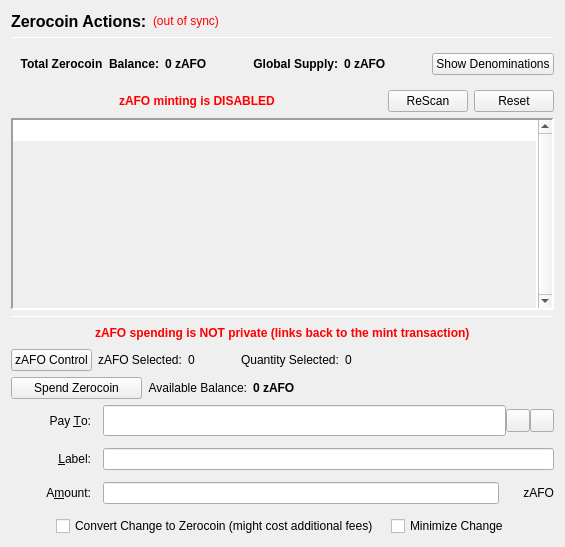
                  <widget class="QFrame" name="verticalFrameLeft">
                   <layout class="QVBoxLayout" name="verticalLayout_2">
                    <item>
                     <layout class="QVBoxLayout" name="verticalLayout_3">
                      <item>
                       <layout class="QHBoxLayout" name="horizontalLayout_3">
                        <item>
                         <widget class="QLabel" name="labelzAFOActions">
                          <property name="font">
                           <font>
                            <pointsize>12</pointsize>
                            <weight>75</weight>
                            <bold>true</bold>
                           </font>
                          </property>
                          <property name="text">
                           <string>Zerocoin Actions:</string>
                          </property>
                          <property name="alignment">
                           <set>Qt::AlignLeading|Qt::AlignLeft|Qt::AlignVCenter</set>
                          </property>
                         </widget>
                        </item>
                        <item>
                         <widget class="QLabel" name="labelzAFOSyncStatus">
                          <property name="toolTip">
                           <string>The displayed information may be out of date. Your wallet automatically synchronizes with the AllForOneBusiness network after a connection is established, but this process has not completed yet.</string>
                          </property>
                          <property name="styleSheet">
                           <string notr="true">QLabel { color: red; }</string>
                          </property>
                          <property name="text">
                           <string notr="true">(out of sync)</string>
                          </property>
                          <property name="alignment">
                           <set>Qt::AlignLeading|Qt::AlignLeft|Qt::AlignVCenter</set>
                          </property>
                         </widget>
                        </item>
                        <item>
                         <spacer name="horizontalSpacer">
                          <property name="orientation">
                           <enum>Qt::Horizontal</enum>
                          </property>
                          <property name="sizeHint" stdset="0">
                           <size>
                            <width>40</width>
                            <height>20</height>
                           </size>
                          </property>
                         </spacer>
                        </item>
                       </layout>
                      </item>
                      <item>
                       <widget class="Line" name="lineUpperLeft">
                        <property name="minimumSize">
                         <size>
                          <width>0</width>
                          <height>1</height>
                         </size>
                        </property>
                        <property name="maximumSize">
                         <size>
                          <width>16777215</width>
                          <height>1</height>
                         </size>
                        </property>
                        <property name="frameShadow">
                         <enum>QFrame::Sunken</enum>
                        </property>
                        <property name="orientation">
                         <enum>Qt::Horizontal</enum>
                        </property>
                       </widget>
                      </item>
                      <item>
                       <widget class="QFrame" name="balanceSupplyFrame">
                        <layout class="QHBoxLayout" name="horizontalLayout_2" stretch="0,0,0,1,0">
                         <property name="rightMargin">
                          <number>0</number>
                         </property>
                         <item>
                          <layout class="QHBoxLayout" name="horizontalLayout_34">
                           <item>
                            <widget class="QLabel" name="labelzAvailableText_3">
                             <property name="font">
                              <font>
                               <weight>75</weight>
                               <bold>true</bold>
                              </font>
                             </property>
                             <property name="toolTip">
                              <string>Total Balance including unconfirmed and immature zAFO</string>
                             </property>
                             <property name="text">
                              <string>Total Zerocoin  Balance:</string>
                             </property>
                             <property name="alignment">
                              <set>Qt::AlignRight|Qt::AlignTrailing|Qt::AlignVCenter</set>
                             </property>
                            </widget>
                           </item>
                           <item>
                            <widget class="QLabel" name="labelzAvailableAmount_4">
                             <property name="minimumSize">
                              <size>
                               <width>40</width>
                               <height>0</height>
                              </size>
                             </property>
                             <property name="font">
                              <font>
                               <weight>75</weight>
                               <bold>true</bold>
                              </font>
                             </property>
                             <property name="toolTip">
                              <string>Total Balance including unconfirmed and immature zAFO</string>
                             </property>
                             <property name="text">
                              <string>0 zAFO</string>
                             </property>
                             <property name="alignment">
                              <set>Qt::AlignLeading|Qt::AlignLeft|Qt::AlignVCenter</set>
                             </property>
                            </widget>
                           </item>
                          </layout>
                         </item>
                         <item>
                          <spacer name="horizontalSpacer_32">
                           <property name="orientation">
                            <enum>Qt::Horizontal</enum>
                           </property>
                           <property name="sizeHint" stdset="0">
                            <size>
                             <width>40</width>
                             <height>20</height>
                            </size>
                           </property>
                          </spacer>
                         </item>
                         <item>
                          <layout class="QHBoxLayout" name="horizontalLayout_35">
                           <item>
                            <widget class="QLabel" name="labelZsupplyText_2">
                             <property name="font">
                              <font>
                               <weight>75</weight>
                               <bold>true</bold>
                              </font>
                             </property>
                             <property name="text">
                              <string>Global Supply:</string>
                             </property>
                             <property name="alignment">
                              <set>Qt::AlignRight|Qt::AlignTrailing|Qt::AlignVCenter</set>
                             </property>
                            </widget>
                           </item>
                           <item>
                            <widget class="QLabel" name="labelZsupplyAmount_2">
                             <property name="font">
                              <font>
                               <weight>75</weight>
                               <bold>true</bold>
                              </font>
                             </property>
                             <property name="text">
                              <string>0 zAFO</string>
                             </property>
                            </widget>
                           </item>
                          </layout>
                         </item>
                         <item>
                          <spacer name="horizontalSpacer_31">
                           <property name="orientation">
                            <enum>Qt::Horizontal</enum>
                           </property>
                           <property name="sizeHint" stdset="0">
                            <size>
                             <width>40</width>
                             <height>20</height>
                            </size>
                           </property>
                          </spacer>
                         </item>
                         <item>
                          <widget class="QPushButton" name="pushButtonShowDenoms">
                           <property name="toolTip">
                            <string>Show zAFO denominations list</string>
                           </property>
                           <property name="text">
                            <string>Show Denominations</string>
                           </property>
                          </widget>
                         </item>
                        </layout>
                       </widget>
                      </item>
                      <item>
                       <layout class="QHBoxLayout" name="horizontalLayout_4">
                        <item>
                         <spacer name="horizontalSpacer_2">
                          <property name="orientation">
                           <enum>Qt::Horizontal</enum>
                          </property>
                          <property name="sizeHint" stdset="0">
                           <size>
                            <width>40</width>
                            <height>20</height>
                           </size>
                          </property>
                         </spacer>
                        </item>
                        <item>
                         <widget class="QLabel" name="label">
                          <property name="styleSheet">
                           <string notr="true">color: red;
font-weight: bold;</string>
                          </property>
                          <property name="text">
                           <string>zAFO minting is DISABLED</string>
                          </property>
                         </widget>
                        </item>
                        <item>
                         <spacer name="horizontalSpacer_3">
                          <property name="orientation">
                           <enum>Qt::Horizontal</enum>
                          </property>
                          <property name="sizeHint" stdset="0">
                           <size>
                            <width>40</width>
                            <height>20</height>
                           </size>
                          </property>
                         </spacer>
                        </item>
                        <item>
                         <widget class="QPushButton" name="pushButtonMintReset">
                          <property name="maximumSize">
                           <size>
                            <width>80</width>
                            <height>16777215</height>
                           </size>
                          </property>
                          <property name="toolTip">
                           <string>Rescan the complete blockchain for  Zerocoin mints and their meta-data.</string>
                          </property>
                          <property name="text">
                           <string>ReScan</string>
                          </property>
                         </widget>
                        </item>
                        <item>
                         <widget class="QPushButton" name="pushButtonSpentReset">
                          <property name="maximumSize">
                           <size>
                            <width>80</width>
                            <height>16777215</height>
                           </size>
                          </property>
                          <property name="toolTip">
                           <string>Reset Zerocoin Wallet DB. Deletes transactions that did not make it into the blockchain.</string>
                          </property>
                          <property name="text">
                           <string>Reset</string>
                          </property>
                         </widget>
                        </item>
                       </layout>
                      </item>
                      <item>
                       <widget class="QPlainTextEdit" name="TEMintStatus">
                        <property name="font">
                         <font>
                          <pointsize>8</pointsize>
                         </font>
                        </property>
                        <property name="toolTip">
                         <string>Status and/or Mesages from the last Mint Action.</string>
                        </property>
                        <property name="frameShape">
                         <enum>QFrame::Panel</enum>
                        </property>
                        <property name="frameShadow">
                         <enum>QFrame::Sunken</enum>
                        </property>
                        <property name="lineWidth">
                         <number>2</number>
                        </property>
                        <property name="midLineWidth">
                         <number>2</number>
                        </property>
                        <property name="verticalScrollBarPolicy">
                         <enum>Qt::ScrollBarAlwaysOn</enum>
                        </property>
                        <property name="horizontalScrollBarPolicy">
                         <enum>Qt::ScrollBarAlwaysOff</enum>
                        </property>
                        <property name="readOnly">
                         <bool>true</bool>
                        </property>
                        <property name="plainText">
                         <string notr="true"/>
                        </property>
                        <property name="backgroundVisible">
                         <bool>true</bool>
                        </property>
                       </widget>
                      </item>
                      <item>
                       <widget class="Line" name="line">
                        <property name="minimumSize">
                         <size>
                          <width>0</width>
                          <height>1</height>
                         </size>
                        </property>
                        <property name="maximumSize">
                         <size>
                          <width>16777215</width>
                          <height>1</height>
                         </size>
                        </property>
                        <property name="orientation">
                         <enum>Qt::Horizontal</enum>
                        </property>
                       </widget>
                      </item>
                      <item>
                       <layout class="QHBoxLayout" name="horizontalLayout_7">
                        <item>
                         <spacer name="horizontalSpacer_18">
                          <property name="orientation">
                           <enum>Qt::Horizontal</enum>
                          </property>
                          <property name="sizeHint" stdset="0">
                           <size>
                            <width>40</width>
                            <height>20</height>
                           </size>
                          </property>
                         </spacer>
                        </item>
                        <item>
                         <widget class="QLabel" name="label_2">
                          <property name="styleSheet">
                           <string notr="true">color: red;
font-weight: bold;</string>
                          </property>
                          <property name="text">
                           <string>zAFO spending is NOT private (links back to the mint transaction)</string>
                          </property>
                         </widget>
                        </item>
                        <item>
                         <spacer name="horizontalSpacer_30">
                          <property name="orientation">
                           <enum>Qt::Horizontal</enum>
                          </property>
                          <property name="sizeHint" stdset="0">
                           <size>
                            <width>40</width>
                            <height>20</height>
                           </size>
                          </property>
                         </spacer>
                        </item>
                       </layout>
                      </item>
                      <item>
                       <layout class="QHBoxLayout" name="horizontalLayout_24">
                        <property name="leftMargin">
                         <number>0</number>
                        </property>
                        <property name="bottomMargin">
                         <number>0</number>
                        </property>
                        <item>
                         <widget class="QPushButton" name="pushButtonZafoControl">
                          <property name="text">
                           <string>zAFO Control</string>
                          </property>
                         </widget>
                        </item>
                        <item>
                         <widget class="QLabel" name="labelZafoSelected">
                          <property name="text">
                           <string>zAFO Selected:</string>
                          </property>
                         </widget>
                        </item>
                        <item>
                         <widget class="QLabel" name="labelZafoSelected_int">
                          <property name="text">
                           <string>0</string>
                          </property>
                         </widget>
                        </item>
                        <item>
                         <spacer name="horizontalSpacer_17">
                          <property name="orientation">
                           <enum>Qt::Horizontal</enum>
                          </property>
                          <property name="sizeType">
                           <enum>QSizePolicy::Fixed</enum>
                          </property>
                          <property name="sizeHint" stdset="0">
                           <size>
                            <width>40</width>
                            <height>20</height>
                           </size>
                          </property>
                         </spacer>
                        </item>
                        <item>
                         <widget class="QLabel" name="labelQuantitySelected">
                          <property name="text">
                           <string>Quantity Selected:</string>
                          </property>
                         </widget>
                        </item>
                        <item>
                         <widget class="QLabel" name="labelQuantitySelected_int">
                          <property name="text">
                           <string>0</string>
                          </property>
                         </widget>
                        </item>
                        <item>
                         <spacer name="horizontalSpacer_19">
                          <property name="orientation">
                           <enum>Qt::Horizontal</enum>
                          </property>
                          <property name="sizeHint" stdset="0">
                           <size>
                            <width>40</width>
                            <height>20</height>
                           </size>
                          </property>
                         </spacer>
                        </item>
                       </layout>
                      </item>
                      <item>
                       <layout class="QHBoxLayout" name="horizontalLayout_6">
                        <item>
                         <widget class="QPushButton" name="pushButtonSpendzAFO">
                          <property name="minimumSize">
                           <size>
                            <width>131</width>
                            <height>0</height>
                           </size>
                          </property>
                          <property name="toolTip">
                           <string>Spend Zerocoin. Without 'Pay To:' address creates payments to yourself.</string>
                          </property>
                          <property name="text">
                           <string>Spend Zerocoin</string>
                          </property>
                         </widget>
                        </item>
                        <item>
                         <widget class="QLabel" name="labelzAFOBalanceText">
                          <property name="toolTip">
                           <string>Available (mature and spendable) zAFO for spending</string>
                          </property>
                          <property name="text">
                           <string>Available Balance:</string>
                          </property>
                          <property name="alignment">
                           <set>Qt::AlignRight|Qt::AlignTrailing|Qt::AlignVCenter</set>
                          </property>
                         </widget>
                        </item>
                        <item>
                         <widget class="QLabel" name="labelzAvailableAmount_2">
                          <property name="font">
                           <font>
                            <weight>75</weight>
                            <bold>true</bold>
                           </font>
                          </property>
                          <property name="toolTip">
                           <string>Available (mature and spendable) zAFO for spending

zAFO are mature when they have more than 20 confirmations AND more than 2 mints of the same denomination after them were minted</string>
                          </property>
                          <property name="text">
                           <string>0 zAFO</string>
                          </property>
                          <property name="alignment">
                           <set>Qt::AlignLeading|Qt::AlignLeft|Qt::AlignVCenter</set>
                          </property>
                         </widget>
                        </item>
                        <item>
                         <spacer name="horizontalSpacer_4">
                          <property name="orientation">
                           <enum>Qt::Horizontal</enum>
                          </property>
                          <property name="sizeHint" stdset="0">
                           <size>
                            <width>40</width>
                            <height>20</height>
                           </size>
                          </property>
                         </spacer>
                        </item>
                       </layout>
                      </item>
                      <item>
                       <layout class="QGridLayout" name="gridLayout_7">
                        <property name="spacing">
                         <number>12</number>
                        </property>
                        <item row="0" column="0">
                         <widget class="QLabel" name="payToLabel">
                          <property name="minimumSize">
                           <size>
                            <width>80</width>
                            <height>0</height>
                           </size>
                          </property>
                          <property name="text">
                           <string>Pay &amp;To:</string>
                          </property>
                          <property name="alignment">
                           <set>Qt::AlignRight|Qt::AlignTrailing|Qt::AlignVCenter</set>
                          </property>
                          <property name="buddy">
                           <cstring>payTo</cstring>
                          </property>
                         </widget>
                        </item>
                        <item row="0" column="1">
                         <layout class="QHBoxLayout" name="payToLayout">
                          <property name="spacing">
                           <number>0</number>
                          </property>
                          <item>
                           <widget class="QValidatedLineEdit" name="payTo">
                            <property name="enabled">
                             <bool>true</bool>
                            </property>
                            <property name="minimumSize">
                             <size>
                              <width>0</width>
                              <height>31</height>
                             </size>
                            </property>
                            <property name="toolTip">
                             <string>The AllForOneBusiness address to send the payment to. Creates local payment to yourself when empty.</string>
                            </property>
                           </widget>
                          </item>
                          <item>
                           <widget class="QToolButton" name="addressBookButton">
                            <property name="toolTip">
                             <string>Choose previously used address</string>
                            </property>
                            <property name="text">
                             <string/>
                            </property>
                            <property name="icon">
                             <iconset resource="../allforonebusiness.qrc">
                              <normaloff>:/icons/address-book</normaloff>:/icons/address-book</iconset>
                            </property>
                            <property name="shortcut">
                             <string>Alt+A</string>
                            </property>
                           </widget>
                          </item>
                          <item>
                           <widget class="QToolButton" name="pasteButton">
                            <property name="toolTip">
                             <string>Paste address from clipboard</string>
                            </property>
                            <property name="text">
                             <string/>
                            </property>
                            <property name="icon">
                             <iconset resource="../allforonebusiness.qrc">
                              <normaloff>:/icons/editpaste</normaloff>:/icons/editpaste</iconset>
                            </property>
                            <property name="shortcut">
                             <string>Alt+P</string>
                            </property>
                           </widget>
                          </item>
                         </layout>
                        </item>
                        <item row="1" column="0">
                         <widget class="QLabel" name="labelLabel">
                          <property name="minimumSize">
                           <size>
                            <width>80</width>
                            <height>0</height>
                           </size>
                          </property>
                          <property name="text">
                           <string>&amp;Label:</string>
                          </property>
                          <property name="alignment">
                           <set>Qt::AlignRight|Qt::AlignTrailing|Qt::AlignVCenter</set>
                          </property>
                          <property name="buddy">
                           <cstring>addAsLabel</cstring>
                          </property>
                         </widget>
                        </item>
                        <item row="1" column="1">
                         <widget class="QLineEdit" name="addAsLabel">
                          <property name="toolTip">
                           <string>Enter a label for this address to add it to the list of used addresses</string>
                          </property>
                         </widget>
                        </item>
                        <item row="2" column="0">
                         <widget class="QLabel" name="amountLabel">
                          <property name="minimumSize">
                           <size>
                            <width>80</width>
                            <height>0</height>
                           </size>
                          </property>
                          <property name="text">
                           <string>A&amp;mount:</string>
                          </property>
                          <property name="alignment">
                           <set>Qt::AlignRight|Qt::AlignTrailing|Qt::AlignVCenter</set>
                          </property>
                          <property name="buddy">
                           <cstring>zAFOpayAmount</cstring>
                          </property>
                         </widget>
                        </item>
                        <item row="2" column="1">
                         <layout class="QHBoxLayout" name="horizontalLayout_9">
                          <property name="spacing">
                           <number>0</number>
                          </property>
                          <item>
                           <widget class="QLineEdit" name="zAFOpayAmount"/>
                          </item>
                          <item>
                           <widget class="QLabel" name="labelzAFO">
                            <property name="minimumSize">
                             <size>
                              <width>55</width>
                              <height>0</height>
                             </size>
                            </property>
                            <property name="text">
                             <string>zAFO</string>
                            </property>
                            <property name="alignment">
                             <set>Qt::AlignRight|Qt::AlignTrailing|Qt::AlignVCenter</set>
                            </property>
                           </widget>
                          </item>
                         </layout>
                        </item>
                        <item row="3" column="0" colspan="2">
                         <layout class="QHBoxLayout" name="horizontalLayout_10">
                          <item>
                           <spacer name="horizontalSpacer_5">
                            <property name="orientation">
                             <enum>Qt::Horizontal</enum>
                            </property>
                            <property name="sizeHint" stdset="0">
                             <size>
                              <width>40</width>
                              <height>20</height>
                             </size>
                            </property>
                           </spacer>
                          </item>
                          <item>
                           <widget class="QCheckBox" name="checkBoxMintChange">
                            <property name="sizePolicy">
                             <sizepolicy hsizetype="MinimumExpanding" vsizetype="Fixed">
                              <horstretch>0</horstretch>
                              <verstretch>0</verstretch>
                             </sizepolicy>
                            </property>
                            <property name="layoutDirection">
                             <enum>Qt::LeftToRight</enum>
                            </property>
                            <property name="text">
                             <string>Convert Change to Zerocoin (might cost additional fees)</string>
                            </property>
                           </widget>
                          </item>
                          <item>
                           <widget class="QCheckBox" name="checkBoxMinimizeChange">
                            <property name="toolTip">
                             <string>If checked, the wallet tries to minimize the returning change instead of minimizing the number of spent denominations.</string>
                            </property>
                            <property name="text">
                             <string>Minimize Change</string>
                            </property>
                           </widget>
                          </item>
                          <item>
                           <spacer name="horizontalSpacer_6">
                            <property name="orientation">
                             <enum>Qt::Horizontal</enum>
                            </property>
                            <property name="sizeHint" stdset="0">
                             <size>
                              <width>40</width>
                              <height>20</height>
                             </size>
                            </property>
                           </spacer>
                          </item>
                         </layout>
                        </item>
                       </layout>
                      </item>
                     </layout>
                    </item>
                   </layout>
                  </widget>
